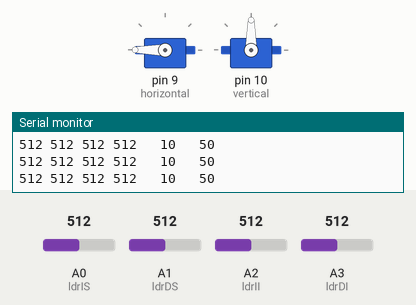
Simulated run of this sketch. Board: Arduino Uno, built with avr-gcc and run on an emulated ATmega328P. Shown: 2 × servo, the last lines printed to the serial monitor. The test bench sets the inputs (shaded band); at power-on: A0 (ldrIS) = 512, A1 (ldrDS) = 512, A2 (ldrII) = 512, A3 (ldrDI) = 512.

Above: at 4.2 s.
4.3 s: A0 (ldrIS) set to 606
7.3 s: A0 (ldrIS) set to 629
At 7.78 s:
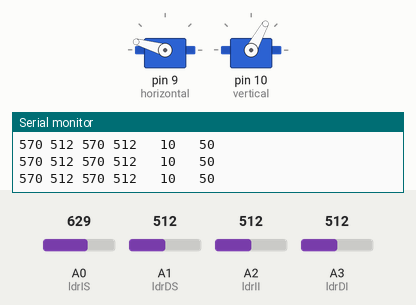
At 8.39 s:
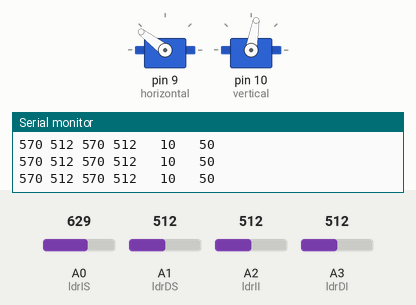
10.3 s: A1 (ldrDS) set to 313
12.1 s: A1 (ldrDS) set to 284
At 14.8 s:
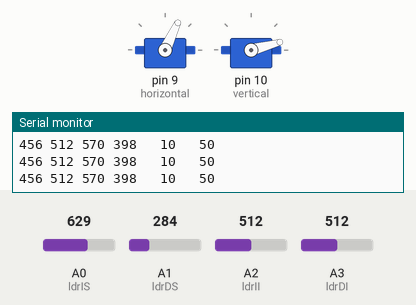
15.1 s: A2 (ldrII) set to 310
16.6 s: A2 (ldrII) set to 282
At 18.9 s:
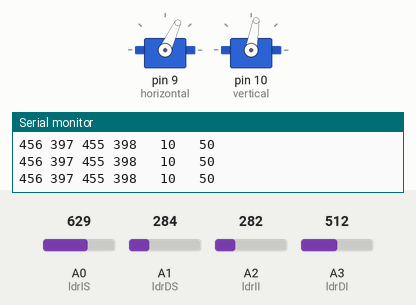
Timing chart, 0 to 20.4 s (numbered marks = the images above; inputs shaded):
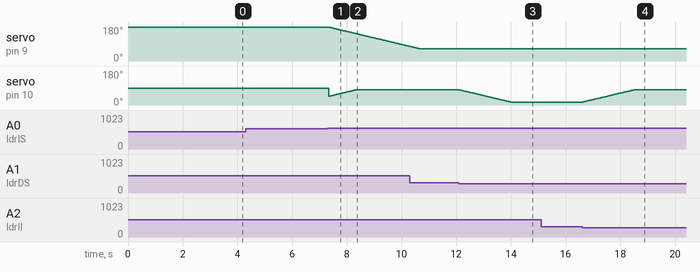

The sketch:

Panel_Solar_2.0.ino
```cpp
#include <Servo.h>// libreria para los servo motores

// 180 horizontal MAXIMO
Servo horizontal; // declaramos el valor para el servo horizontal
int ServoH = 180;

int ServoHLimSup = 180; //limite en posicion superior
int ServoHLimInf = 65; //limite para posicion inferior


Servo vertical;   // vertical servo
int ServoV = 45;
int ServoVLimSup = 80;
int ServoVLimInf = 15;


int ldrIS = 0; // conexion a las resistencias LDR
int ldrDS = 1;
int ldrII = 2;
int ldrDI = 3;

void setup()
{
  Serial.begin(9600);
  horizontal.attach(9); //servo horizontal pin digital 9
  vertical.attach(10); // servo vertical pin digital 10
  horizontal.write(180);
  vertical.write(90);
  delay(3000);
}

void loop()
{
  int IS = analogRead(ldrIS); // (superior izquierdo)
  int DS = analogRead(ldrDS); // (superior derecho)
  int II = analogRead(ldrII); // (inferior izquierdo)
  int DI = analogRead(ldrDI); // (inferior derecho)

  // int dtime = analogRead(4)/20; // Opcional si utilizamos potenciometros para la velocidad
  // int tol = analogRead(5)/4;
  int dtime = 10;
  int tol = 50;

  int VSUPM = (IS + DS) / 2; // valor superior maximo
  int VINFM = (II + DI) / 2; // valor inferior maximo
  int VIM = (IS + II) / 2; // valor izquierdo maximo
  int VDM = (DS + DI) / 2; // valor derecho maximo

  int DifVert = VSUPM - VINFM; // diferencia entre superior e inferior
  int DifHoriz = VIM - VDM;// diferencia entre izquierdo y derecho


  Serial.print(VSUPM);   // Imnprimir valores  de posicion en monitor serial
  Serial.print(" ");
  Serial.print(VINFM);
  Serial.print(" ");
  Serial.print(VIM);
  Serial.print(" ");
  Serial.print(VDM);
  Serial.print("   ");
  Serial.print(dtime);
  Serial.print("   ");
  Serial.print(tol);
  Serial.println(" ");


  if (-1*tol > DifVert || DifVert > tol) // revisar la diferencia para cambiar al angulo vertical
  {
  if (VSUPM > VINFM)
  {
    ServoV = ++ServoV;
     if (ServoV > ServoVLimSup)
     {
      ServoV = ServoVLimSup;
     }
  }
  else if (VSUPM < VINFM)
  {
    ServoV= --ServoV;
    if (ServoV < ServoVLimInf)
  {
    ServoV = ServoVLimInf;
  }
  }
  vertical.write(ServoV);
  }

  if (-1*tol > DifHoriz || DifHoriz > tol) // revisar la diferencia para cambiar al angulo horizontal
  {
  if (VIM > VDM)
  {
    ServoH = --ServoH;
    if (ServoH < ServoHLimInf)
    {
    ServoH = ServoHLimInf;
    }
  }
  else if (VIM < VDM)
  {
    ServoH = ++ServoH;
     if (ServoH > ServoHLimSup)
     {
     ServoH = ServoHLimSup;
     }
  }
  else if (VIM = VDM)
  {

  }
  horizontal.write(ServoH);
  }
   delay(dtime);
   }
```

Measured:
- the behaviour switches between 613 and 614 on A0 (ldrIS) (found by bisection; images 0 and 1)
- the behaviour switches between 295 and 294 on A1 (ldrDS) (found by bisection; images 2 and 3)
- the behaviour switches between 300 and 299 on A2 (ldrII) (found by bisection; images 3 and 4)
- after the input at 7.3 s, servo on pin 9 (horizontal): moves from 180° to 78° over 2.9 s, starting at once
- after the input at 12.1 s, servo on pin 10 (vertical): moves from 80° to 15° over 1.9 s, starting at once
- after the input at 16.6 s, servo on pin 10 (vertical): moves from 15° to 80° over 1.9 s, starting at once
